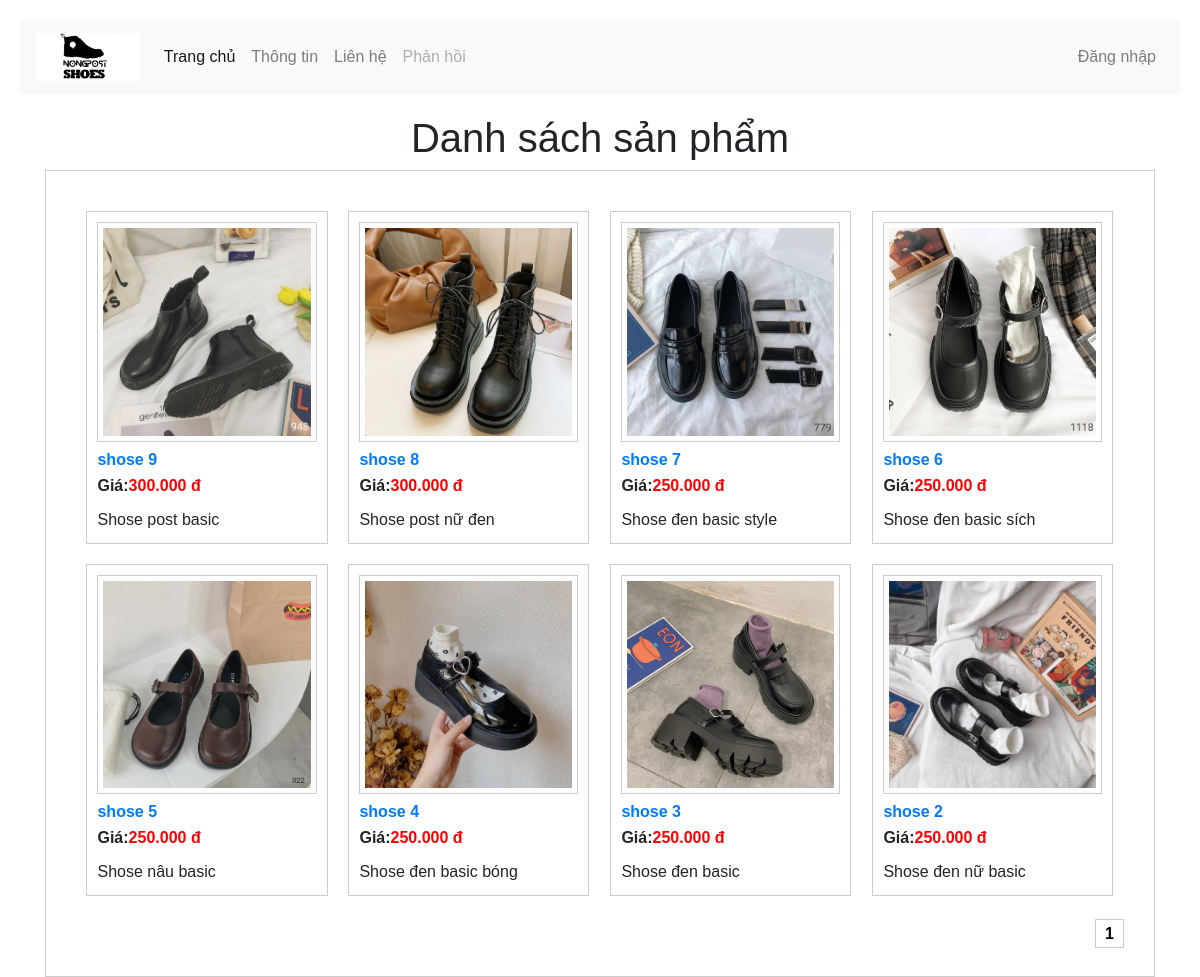
The page / on the database its author committed.
### tables this page shows
CREATE TABLE `product` (
  `id` int(11) NOT NULL,
  `name` varchar(255) NOT NULL,
  `image` varchar(255) DEFAULT NULL,
  `price` float NOT NULL,
  `content` text NOT NULL,
  `created_time` int(11) NOT NULL,
  `last_updated` int(11) NOT NULL
);

### index.php (the view, shortened to what this page needs)
<!DOCTYPE html>
<html>
    <head>
<link rel="stylesheet" href="https://stackpath.bootstrapcdn.com/bootstrap/4.5.2/css/bootstrap.min.css">
<link rel="stylesheet" href="https://maxcdn.bootstrapcdn.com/font-awesome/4.7.0/css/font-awesome.min.css">
    </head>
    <body>
    <div class="bs-example">
    <nav class="navbar navbar-expand-md navbar-light bg-light">
        <a href="#" class="navbar-brand">
        <img height="48" src="./images/HONE.png" />
        </a>
        <div class="collapse navbar-collapse" id="navbarCollapse">
            <div class="navbar-nav">
                <a href="#" class="nav-item nav-link active">Trang chủ</a>
                <a href="#" class="nav-item nav-link">Thông tin</a>
                <a href="#" class="nav-item nav-link">Liên hệ</a>
                <a href="#" class="nav-item nav-link disabled" tabindex="-1">Phản hồi</a>
            </div>
            <div class="navbar-nav ml-auto">
                <a href="#" class="nav-item nav-link">Đăng nhập</a>
            </div>
        </div>
    </nav>
</div>
        <?php
        include './connect_db.php';
        $item_per_page = !empty($_GET['per_page'])?$_GET['per_page']:10;
        $current_page = !empty($_GET['page'])?$_GET['page']:1;
        $offset = ($current_page - 1) * $item_per_page;
        $products = mysqli_query($con, "SELECT * FROM `product` ORDER BY `id` ASC  LIMIT " . $item_per_page . " OFFSET " . $offset);
        $totalRecords = mysqli_query($con, "SELECT * FROM `product`");
        $totalRecords = $totalRecords->num_rows;
        $totalPages = ceil($totalRecords / $item_per_page);
        ?>
        <div class="container">
            <h1>Danh sách sản phẩm</h1>
            <div class="product-items">
                <?php
                while ($row = mysqli_fetch_array($products)) {
                    ?>
                    <div class="product-item">
                        <div class="product-img">
                            <a href="detail.php?id=<?= $row['id'] ?>"><img src="<?= $row['image'] ?>" title="<?= $row['name'] ?>" /></a>
                        </div>
                        <strong><a href="detail.php?id=<?= $row['id'] ?>"><?= $row['name'] ?></a></strong><br/>
                        <label>Giá: </label><span class="product-price"><?= number_format($row['price'], 0, ",", ".") ?> đ</span><br/>
                        <p><?= $row['content'] ?></p>
                    </div>
                <?php } ?>
                <?php
                include './pagination.php';
                ?>
            </div>
        </div>
    </body>
</html>

### pagination.php (shortened to what this page needs)
<div id="pagination">
<?php for ($num = 1; $num <= $totalPages; $num++) { ?>
    <?php if ($num != $current_page) { ?>
        <?php if ($num > $current_page - 3 && $num < $current_page + 3) { ?>
            <a class="page-item" href="?per_page=<?= $item_per_page ?>&page=<?= $num ?>"><?= $num ?></a>
        <?php } ?>
    <?php } else { ?>
        <strong class="current-page page-item"><?= $num ?></strong>
    <?php } ?>
<?php } ?>
</div>

### index.php (style rules this page uses)
.bs-example { margin: 20px; }
body { font-family: arial; }
.container { width: 1200px; margin: 0 auto; }
h1 { text-align: center; }
.product-items { border: 1px solid #ccc; padding: 30px; }
.product-item { float: left; width: 23%; margin: 1%; padding: 10px; box-sizing: border-box; border: 1px solid #ccc; line-height: 26px; }
.product-item label { font-weight: bold; }
.product-item p { margin: 0; line-height: 26px; max-height: 52px; overflow: hidden; }
.product-price { color: red; font-weight: bold; }
.product-img { padding: 5px; border: 1px solid #ccc; margin-bottom: 5px; }
.product-item img { max-width: 100%; }
a { text-decoration: none; }
#pagination { text-align: right; margin-top: 15px; }
.page-item { border: 1px solid #ccc; padding: 5px 9px; color: #000; }

### rows shown on the page
product: image (picture), name "shose 9", price "300.000", content "Shose post basic"
product: image (picture), name "shose 8", price "300.000", content "Shose post nữ đen"
product: image (picture), name "shose 7", price "250.000", content "Shose đen basic style"
product: image (picture), name "shose 6", price "250.000", content "Shose đen basic sích"
product: image (picture), name "shose 5", price "250.000", content "Shose nâu basic"
product: image (picture), name "shose 4", price "250.000", content "Shose đen basic bóng"
product: image (picture), name "shose 3", price "250.000", content "Shose đen basic"
product: image (picture), name "shose 2", price "250.000", content "Shose đen nữ basic"
